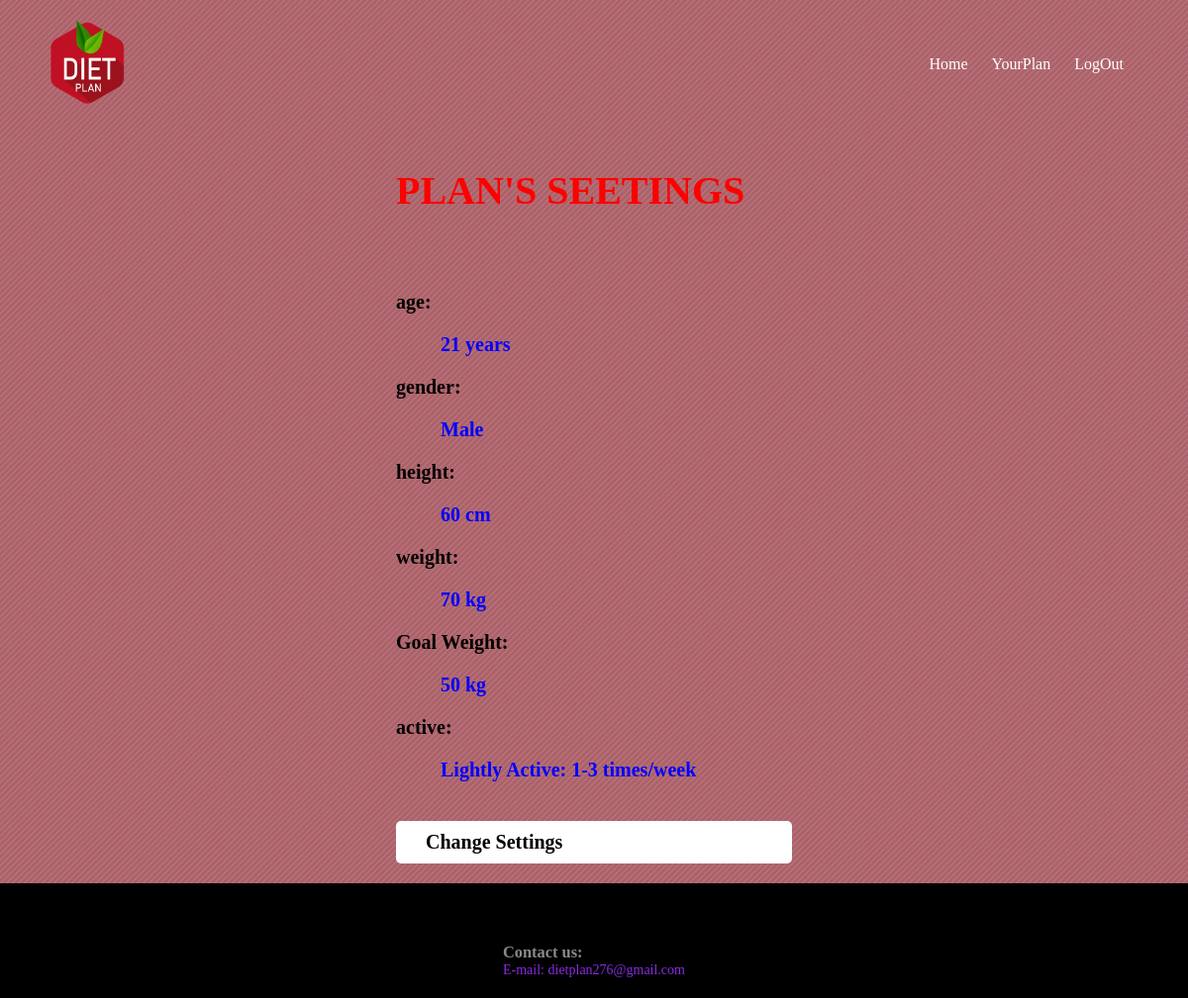
Screenshot of /settings (signed in) with the database file from the repository.
### website/models.py (models this page shows)
class Active_user(db.Model):
    id = db.Column(db.Integer, primary_key=True)
    age = db.Column(db.String(150))
    gender = db.Column(db.String(150))
    height = db.Column(db.String(150))
    weight = db.Column(db.String(150))
    goal_weight = db.Column(db.String(150))
    active1 = db.Column(db.String(150))
    user_id = db.Column(db.Integer, db.ForeignKey('user.id'))

### website/views.py (the view, shortened to what this page needs)
@views.route('/settings', methods=['GET', 'POST'])
@login_required
def settings():
    user1 = db.session.query(User).get(current_user.id)
    return render_template('settings.html', user=current_user)

### website/templates/settings.html (shortened to what this page needs)
<!DOCTYPE html>
<html lang="eng">
<head>
    <link rel="stylesheet" href="/static/style.css">
</head>
<body>
    <div class="header">
        <div class="allCont">
            <div class="topBar">
                <div class="logo">
                    <img src="static/Image/Logo/logo.png" width="85px">
                </div>
                <nav>
                    <ul>
                        <li><a id="home" href="/">Home</a></li>
                        {% if user.is_authenticated %}
                        <li><a id="YourPlan" href="/YourPlan">YourPlan</a></li>
                        <li><a id="logout" href="/logout">LogOut</a></li>
                        {% else %}
                        <li><a id="login" href="/login">Login</a></li>
                        <li><a id="signup" href="/sign-up">SignUp</a></li>
                        {% endif %}
                    </ul>
                </nav>
            </div>
            {% if not user.active2 %}
            <div class="Setting">
            <form method="POST">
                <h3> PLAN'S SEETINGS</h3>
                <br/>
                <div class="form-group">
                    <label for="age">Age:</label><br/>
                    <input type="text"
                     id="age"
                     name="age"
                     placeholder="Enter Age">
                </div>
                <br/><br/>
                <div class="form-group">
                    <label for="gender">Gender:</label><br/>
                    <select name="gender" id="gender">
                        <option value="Male">Male</option>
                        <option value="Female">Female</option>
                    </select>
                </div>
                <br/><br/>
                <div class="form-group">
                    <label for="height">Height (cm):</label><br/>
                    <input type="text"
                     id="height"
                     name="height"
                     placeholder="Enter Height">
                </div>
                <br/><br/>
                <div class="form-group">
                    <label for="weight">Weight (kg):</label><br/>
                    <input type="text"
                     id="weight"
                     name="weight"
                     placeholder="Enter Weight">
                </div>
                <br/><br/>
                <div class="form-group">
                    <label for="goal-weight">Goal Weight (kg):</label><br/>
                    <input type="text"
                     id="goal-weight"
                     name="goal-weight"
                     placeholder="Enter Goal Weight">
                </div>
                <br/><br/>
                <div class="form-group">
                    <label for="active">How Active Are You?</label><br/>
                    <select name="active" id="active">
                        <option value="Sedentary Active: little or no exercise">Sedentary Active: little or no exercise</option>
                        <option value="Lightly Active: 1-3 times/week">Lightly Active: 1-3 times/week</option>
                        <option value="Moderately Active: 4-5 times/week">Moderately Active: 4-5 times/week</option>
                        <option value="Very Active: 6-7 times/week">Very Active: 6-7 times/week</option>
                    </select>
                </div>
                <br/>
                <button type="submit">Submit</button>
            </form>
        </div>
        {% else %}
        <div class="reg">
        {%  for actv in user.active2 %}
            <h3> PLAN'S SEETINGS</h3>
            <br/>
            <div class="form-group">
                <h1>age: </h1> <h1 id = "forme-h">&nbsp; &nbsp; &nbsp; &nbsp; &nbsp;{{actv.age}} years</h1>
                <h1>gender: </h1> <h1 id = "forme-h">&nbsp; &nbsp; &nbsp; &nbsp; &nbsp;{{actv.gender}}</h1>
                <h1>height: </h1> <h1 id = "forme-h">&nbsp; &nbsp; &nbsp; &nbsp; &nbsp;{{actv.height}} cm</h1>
                <h1>weight: </h1> <h1 id = "forme-h">&nbsp; &nbsp; &nbsp; &nbsp; &nbsp;{{actv.weight}} kg</h1>
                <h1>Goal Weight: </h1> <h1 id = "forme-h">&nbsp; &nbsp; &nbsp; &nbsp; &nbsp;{{actv.goal_weight}} kg</h1>
                <h1>active: </h1> <h1 id = "forme-h">&nbsp; &nbsp; &nbsp; &nbsp; &nbsp;{{actv.active1}}</h1>
            </div>
            <a id="changeSetting" href="/changeSetting" class="btn-changeSetting">Change Settings</a>
        {% endfor %}
        {% endif %}
    </div>
        </div>
    </div>
<div class="footer">
    <div class="container">
        <div class="row">
            <div class="footer-col-1">
                <h3>Contact us:</h3>
                <p>E-mail: dietplan276@gmail.com</p>
            </div>
        </div>
    </div>
</div>
</body>
</html>

### website/static/style.css (style rules this page uses)
* { margin: 0; padding: 0; box-sizing: border-box; }
.topBar { display: flex; align-items: center; padding: 20px; }
nav { flex: 1; text-align: right; }
ul { display: inline-block; list-style-type: none; }
ul li { display: inline-block; margin-right: 20px; }
a { text-decoration: none; color: white; }
p { color: blueviolet; }
.allCont { max-width: 1800px; margin: auto; padding-left: 25px; padding-right: 25px; }
.row { display: flex; align-items: center; flex-wrap: wrap; justify-content: space-around; }
body { background-color: #a9636a; }
.reg { width: 400px; margin: auto;; }
.reg h3 { color: red; font-size: 40px; font-weight: bold; text-transform: uppercase; margin: 40px 0; }
.form-group h1 { font-size: 20px; margin: 20px 0; }
#forme-h { color: blue; }
.btn-changeSetting { font-weight: bold; font-size: 20px; display: inline-block; background: white; color: black; padding: 10px 30px; margin: 20px 0; width: 100%; border: 0; border-radius: 5px; }
.footer { background-color: black; color: #8a8a8a; font-size: 14px; padding: 60px 0 20px; margin: auto; width: auto; }

### rows the page displays
Active_user: age "21", gender "Male", height "60", weight "70", goal_weight "50", active1 "Lightly Active: 1-3 times/week"
